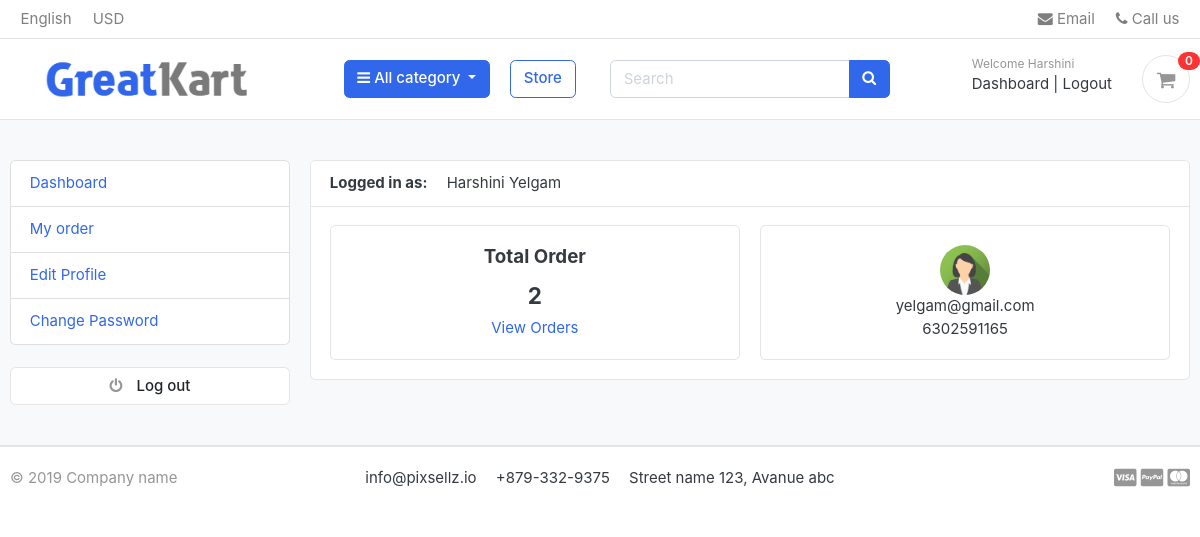
Screenshot of /accounts/dashboard/ (signed in) with the database file from the repository.
### accounts/models.py (models this page shows, shortened)
class Account(AbstractBaseUser):
    first_name = models.CharField(max_length=50)
    last_name = models.CharField(max_length=50)
    username = models.CharField(max_length=50, unique=True)
    email = models.EmailField(max_length=50, unique=True)
    phone_number = models.CharField(max_length=50)
    date_joined = models.DateTimeField(auto_now_add=True)
    last_login = models.DateTimeField(auto_now=True)
    is_admin = models.BooleanField(default=False)
    is_staff = models.BooleanField(default=False)
    is_active = models.BooleanField(default=False)
    is_superadmin = models.BooleanField(default=False)
    objects = MyAccountManager()
    USERNAME_FIELD = 'email'
    REQUIRED_FIELDS = ['username', 'first_name', 'last_name']

class UserProfile(models.Model):
    user = models.OneToOneField(Account, on_delete=models.CASCADE)
    address_line_1 = models.CharField(max_length=100, blank=True)
    address_line_2 = models.CharField(max_length=100, blank=True)
    profile_picture = profile_picture = models.ImageField(
        upload_to='userprofile/',
        default='default/default-user.png',
        blank=True
    )
    city = models.CharField(max_length=20, blank=True)
    state = models.CharField(max_length=20, blank=True)
    country = models.CharField(max_length=20, blank=True)

### accounts/views.py (the view)
# urls.py: path('dashboard/',views.dashboard,name='dashboard'),
@login_required(login_url='login')
def dashboard(request):
    orders = Order.objects.filter(
        user=request.user,
        is_ordered=True
    ).order_by('-created_at')
    orders_count = orders.count()
    userprofile=UserProfile.objects.get(user_id=request.user.id)
    context = {
        'orders_count': orders_count,
        'userprofile':userprofile,
    }
    return render(request, 'accounts/dashboard.html', context)

### carts/context_processors.py (called while the page is built)
def counter(request):
    cart_count = 0
    print("Counter called")
    if 'admin' in request.path:
        return {}
    if request.user.is_authenticated:
        cart_items = CardItem.objects.filter(user=request.user)
    else:
        try:
            cart = Cart.objects.get(cart_id=_cart_id(request))
            cart_items = CardItem.objects.filter(cart=cart)
        except Cart.DoesNotExist:
            cart_items = []
    print("Items:", cart_items)
    for item in cart_items:
        print(item.id, item.quantity)
        cart_count += item.quantity
    print("Cart Count =", cart_count)
    return {'cart_count': cart_count}

### category/context_processors.py (called while the page is built)
def menu_links(request):
    links=Category.objects.all()
    return dict(links=links)

### category/models.py (called while the page is built)
    def get_url(self):
        return reverse('products_by_category',args=[self.slug])

### greatkart/templates/accounts/dashboard.html (shortened to what this page needs)
{% extends 'base.html' %}
{% block content %}
<section class="section-conten padding-y bg">
<div class="container">
	<div class="row">
		{% include 'includes/dashboard_sidebar.html' %}
	<main class="col-md-9">
		<article class="card">
		<header class="card-header">
			<strong class="d-inline-block mr-3">Logged in as:</strong>
			<span>{{ user.first_name }} {{ user.last_name }}</span>
		</header>
		<div class="card-body">
			<div class="row">
				<div class="col-md-6">
					<div class="card" style="text-align: center;">
						<div class="card-body">
							<h5 class="card-title">Total Order</h5>
							<h4>{{orders_count}}</h4>
							<a href="{% url 'my_orders' %}">View Orders</a>
						</div>
					</div>
				</div>
				<div class="col-md-6">
					<div class="card" style="text-align: center;">
						<div class="card-body">
							<img src="{{userprofile.profile_picture.url}}" alt="img" width="50" height="50" style="border-radius: 50%;">
						    <p class="mb-0">{{user.email}}</p>
							<p>{{user.phone_number}}</p>
						</div>
					</div>
				</div>
			</div>
		</div>
		</article>
	</main>
</div>
</div>
</section>
{% endblock %}

### greatkart/templates/includes/navbar.html (shortened to what this page needs)
{% load static%}
<header class="section-header">
<nav class="navbar p-md-0 navbar-expand-sm navbar-light border-bottom">
<div class="container">
  <div class="collapse navbar-collapse" id="navbarTop4">
    <ul class="navbar-nav mr-auto">
    	<li class="nav-item dropdown">
		 	<a href="#" class="nav-link">   English </a>
		</li>
		<li class="nav-item dropdown">
			<a href="#" class="nav-link"> USD </a>
		</li>
    </ul>
    <ul class="navbar-nav">
		<li><a href="#" class="nav-link"> <i class="fa fa-envelope"></i> Email </a></li>
		<li><a href="#" class="nav-link"> <i class="fa fa-phone"></i> Call us </a></li>
	</ul>
  </div>
</div>
</nav>
<section class="header-main border-bottom">
	<div class="container">
<div class="row align-items-center">
	<div class="col-lg-2 col-md-3 col-6 flex-grow-0 pl-5">
		<a href="./" class="brand-wrap">
			<a href="{% url 'home' %}"><img src="{% static 'images/logo.png' %}" style="max-height:50px;"></a>
		</a>
	</div>
	     <div class="col-lg-3 col-md-3 col-sm-12">
			<div class="category-wrap dropdown d-inline-block float-right" style="margin-left:50px;">
			<button type="button" class="btn btn-primary dropdown-toggle" data-toggle="dropdown">
				<i class="fa fa-bars"></i> All category
			</button>
		</div>
	</div>
	<div class="col-lg-1 col-md-2 col-sm-12">
	<a href="{% url 'store' %}" class="btn btn-outline-primary">Store</a>
	</div>
	<div class="col-lg  col-md-5 col-sm-12">
		<form action="{% url 'search'%}" class="search" method="GET">
			<div class="input-group w-100">
			    <input type="text" class="form-control" style="width:60%;" placeholder="Search" name="keyword">
			    <div class="input-group-append">
			      <button class="btn btn-primary" type="submit">
			        <i class="fa fa-search"></i>
			      </button>
			    </div>
		    </div>
		</form>
	</div>
	<div class="col-lg-3 col-sm-6 col-8 order-2 order-lg-3">
				<div class="d-flex justify-content-end mb-3 mb-lg-0">
					{% if user.is_authenticated %}
<div class="widget-header">
    <small class="title text-muted">Welcome {{ user.first_name }}</small>
    <div>
        <a href="{% url 'dashboard' %}">Dashboard</a>
        <span class="dark-transp"> | </span>
        <a href="{% url 'logout' %}">Logout</a>
    </div>
</div>
{% endif %}
					<a href="{% url 'cart' %}" class="widget-header pl-3 ml-3">
						<div class="icon icon-sm rounded-circle border"><i class="fa fa-shopping-cart"></i></div>
						<span class="badge badge-pill badge-danger notify">{{cart_count}}</span>
					</a>
				</div>
			</div>
</div>
	</div>
</section>
</header>

### greatkart/static/css/ui.css (style rules this page uses)
html { font-family: "Inter", sans-serif; font-size: 15px; }
.icon-xs, .icon-sm, .icon-md, .icon-lg { display: inline-block; text-align: center; flex-shrink: 0; flex-grow: 0; }
.icon-sm { width: 48px; height: 48px; line-height: 48px !important; font-size: 20px; }
.padding-y { padding-top: 40px; padding-bottom: 40px; }
article:after, .form-group:after { display: block; clear: both; content: ""; }
.bg { background-color: #f8f9fa; }
p:last-child { margin-bottom: 0; }
.header-main { position: relative; padding-top: 1rem; padding-bottom: 1rem; }
.widget-header { display: inline-block; vertical-align: middle; position: relative; }
.widget-header a { color: #343a40; }
.widget-header i { color: #969696; }
.widget-header .title { display: block; }
.widget-header .notify { position: absolute; top: -3px; right: -10px; }
.notify { position: absolute; top: -4px; right: -10px; display: inline-block; padding: 0.25em 0.6em; font-size: 12px; line-height: 1; text-align: center; border-radius: 3rem; color: #fff; background-color: #fa3434; }

### rows the page displays
Account: first_name "Harshini", last_name "Yelgam", email "yelgam@gmail.com", phone_number "6302591165"
UserProfile: profile_picture (picture)

### other values shown
{{ cart_count }} "0"
{{ orders_count }} "2"
